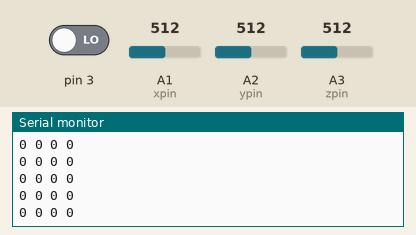
Recording of a sketch running on a simulated Arduino Uno, built with avr-gcc and run on an emulated ATmega328P. Shown: the last lines printed to the serial monitor. The test bench sets the inputs (shaded band); at power-on: A1 (xpin) = 512, A3 (zpin) = 512, pin 3 LOW, A2 (ypin) = 512.

Above: at 1.2 s.
1.3 s: A1 (xpin) set to 532
At 1.9 s:
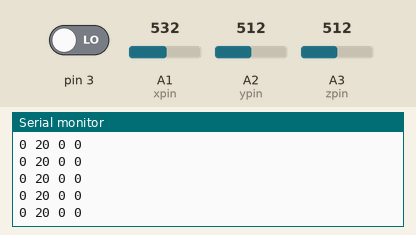
8.8 s: A3 (zpin) set to 530
At 9.3 s:
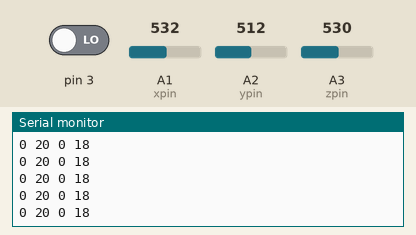
13.3 s: A1 (xpin) set to 422
At 14.0 s:
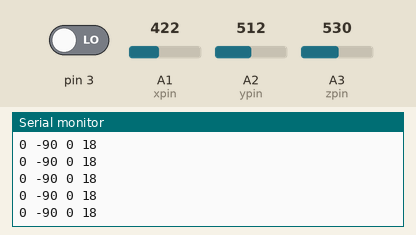
14.8 s: A1 (xpin) set to 403
At 15.3 s:
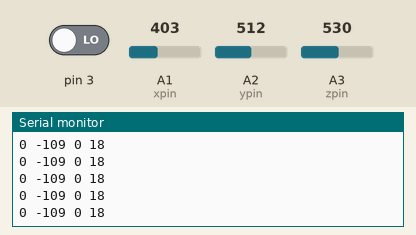
Timing chart, 0 to 17.3 s (numbered marks = the images above; inputs shaded):
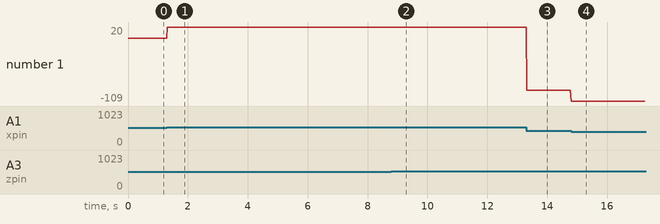

Measured:
- after the input at 1.3 s, the serial monitor: prints a new line at once (image 1)
- after the input at 8.8 s, the serial monitor: prints a new line at once (image 2)
- after the input at 13.3 s, the serial monitor: prints a new line at once (image 3)
- after the input at 14.8 s, the serial monitor: prints a new line at once (image 4)
- plotted number 1: 0 → 20 after the input at 1.3 s, 20 → -90 after the input at 13.3 s, -90 → -109 after the input at 14.8 s

The sketch:

koord_sen.ino
```cpp
const int xpin = A1;                    // Port x-Achse
const int ypin = A2;                    // Port y-Achse
const int zpin = A3;                    // Port z-Achse

int offset_start;                       // Wenn Taste S7 gedrückt wird, geht die Messung des Offsets los.
int offset_x;                           // Der Offset ist ein Wert, der von den gemessenen abgezogen werden sollte, um Veränderungen besser zu sehen.
int offset_y;
int offset_z;

int x_wert;                             // x-Achsen-Werte
int y_wert;                             // y-Achsen-Werte
int z_wert;                             // z-Achsen-Werte


void setup()
{
  Serial.begin(9600);
  offset_x = analogRead(xpin);        // Die Offsets werden gemessen.
  offset_y = analogRead(ypin);
  offset_z = analogRead(zpin);
}


void loop()
{
  x_wert = analogRead(xpin)-offset_x;
  y_wert = analogRead(ypin)-offset_y;
  z_wert = analogRead(zpin)-offset_z;

  Serial.print(digitalRead(3));             // Die Funktion des Tasters wird mit angezeigt.
  Serial.print(" ");                        // Alles folgende ist nur zur Anzeige der Werte.
  Serial.print(x_wert);
  Serial.print(" ");
  Serial.print(y_wert);
  Serial.print(" ");
  Serial.print(z_wert);
  Serial.print(" ");
  Serial.println();
  delay(30);
}
```
